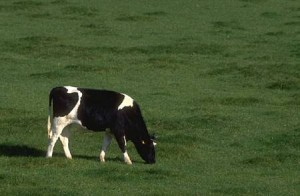
#> input picture data/cow.jpg, 300 x 196 px
$ python EM-Segmentation.py
#> lines starting #> are read from the running program, lines starting #| are printed output that depends on the picture; after the words box and inside, x2 and y2 are one past the last pixel; in counts of white or black regions, pixels touching at a corner belong together
import numpy as np
from scipy.stats import multivariate_normal
from sklearn.cluster import KMeans
import cv2
np.random.seed(0)

def EM_Segmentation(data, parameters, epsilon):
    mean_1 = parameters['mean_1']
    mean_2 = parameters['mean_2']
    covariance_1 = parameters['covariance_1']
    covariance_2 = parameters['covariance_2']
    mixing_coefficient_1 = parameters['mixing_coefficient_1']
    mixing_coefficient_2 = parameters['mixing_coefficient_2']
    # initialize loglikelihood
    N_1 = multivariate_normal.pdf(data, mean=mean_1, cov=covariance_1, allow_singular=True)
    N_2 = multivariate_normal.pdf(data, mean=mean_2, cov=covariance_2, allow_singular=True)
    sum_ = mixing_coefficient_1 * N_1 + mixing_coefficient_2 * N_2
    last_loglikelihood = sum(np.log(sum_))

    while(1):
        # Expectation Step
        N_1 = multivariate_normal.pdf(data, mean=mean_1, cov=covariance_1, allow_singular=True)
        N_2 = multivariate_normal.pdf(data, mean=mean_2, cov=covariance_2, allow_singular=True)
        sum_ = mixing_coefficient_1 * N_1 + mixing_coefficient_2 * N_2
        responsibility_1 = mixing_coefficient_1 * N_1 / sum_
        responsibility_2 = mixing_coefficient_2 * N_2 / sum_

        # Maximization Step
        mean_1 = np.sum(responsibility_1.reshape([-1,1]) * data, axis=0) / np.sum(responsibility_1)
        mean_2 = np.sum(responsibility_2.reshape([-1,1]) * data, axis=0) / np.sum(responsibility_2)
        covariance_1 = ((data - mean_1).T).dot((data - mean_1) * responsibility_1.reshape([-1,1])) / np.sum(responsibility_1)
        covariance_2 = ((data - mean_2).T).dot((data - mean_2) * responsibility_2.reshape([-1,1])) / np.sum(responsibility_2)
        mixing_coefficient_1 = np.sum(responsibility_1) / len(data)
        mixing_coefficient_2 = np.sum(responsibility_2) / len(data)

        # Evaluate
        N_1 = multivariate_normal.pdf(data, mean=mean_1, cov=covariance_1, allow_singular=True)
        N_2 = multivariate_normal.pdf(data, mean=mean_2, cov=covariance_2, allow_singular=True)
        sum_ = mixing_coefficient_1 * N_1 + mixing_coefficient_2 * N_2
        loglikelihood = sum(np.log(sum_))
        if (np.abs(loglikelihood - last_loglikelihood) < epsilon):
            break
        else:
            last_loglikelihood = loglikelihood

    parameters['mean_1'] = mean_1
    parameters['mean_2'] = mean_2
    parameters['covariance_1'] = covariance_1
    parameters['covariance_2'] = covariance_2
    parameters['mixing_coefficient_1'] = mixing_coefficient_1
    parameters['mixing_coefficient_2'] = mixing_coefficient_2

    return parameters

def segmentation(data, parameters):
    N_1 = multivariate_normal.pdf(data,
                                  mean=parameters['mean_1'],
                                  cov=parameters['covariance_1'],
                                  allow_singular=True)
    N_2 = multivariate_normal.pdf(data,
                                  mean=parameters['mean_2'],
                                  cov=parameters['covariance_2'],
                                  allow_singular=True)
    responsibility_1 = parameters['mixing_coefficient_1'] * N_1
    responsibility_2 = parameters['mixing_coefficient_2'] * N_2

    return responsibility_1 < responsibility_2

def writeToFile(data, indices, height, width):
    foreground_data = data.copy()
    background_data = data.copy()
    mask_data = data.copy()
    # assume the foreground' size is smaller than background's size
    if (sum(indices) > len(indices)/2.):
        fore_index = [not id for id in indices]
        back_index = indices.copy()
    else:
        back_index = [not id for id in indices]
        fore_index = indices.copy()

    background_data[fore_index] = 0.
    foreground_data[back_index] = 0.
    mask_data[fore_index] = 0.
    mask_data[back_index] = 255.

    print("start write foreground into image......")
    cv2.imwrite('data/foreground.jpg', foreground_data.reshape([height, width, -1]))
    print("succeed in saving foreground image into \"./data/foreground.jpg\"")

    print("start write background into image......")
    cv2.imwrite('data/background.jpg', background_data.reshape([height, width, -1]))
    print("succeed in saving background image into \"./data/background.jpg\"")

    print("start write mask into image......")
    cv2.imwrite('data/mask.jpg', mask_data.reshape([height, width, -1]))
    print("succeed in saving mask image into \"./data/mask.jpg\"")

def initParameters(data):
    kmeans = KMeans(n_clusters=2, random_state=0).fit(data)
    clusters = kmeans.labels_
    centroids = kmeans.cluster_centers_
    parameters = {}
    parameters['mean_1'] = centroids[0]
    parameters['mean_2'] = centroids[1]
    parameters['covariance_1'] = np.cov(data[clusters == 0].transpose())
    parameters['covariance_2'] = np.cov(data[clusters == 1].transpose())
    parameters['mixing_coefficient_1'] = 0.4
    parameters['mixing_coefficient_2'] = 0.6
    return parameters

def Process(data):
    height = data.shape[0]
    width = data.shape[1]
    data = data.reshape([-1, 3])
    init_parameters = initParameters(data)
    final_parameters = EM_Segmentation(data, init_parameters, epsilon=1e-4)
    indices = segmentation(data, final_parameters)
    writeToFile(data, indices, height, width)

if __name__ == "__main__":
    image = cv2.imread("data/cow.jpg", cv2.IMREAD_COLOR)
#> image is the input picture: shape (196, 300, 3); mean B, G, R 47.4, 84.9, 68
    print("image is loaded.")
    Process(image)
#> in initParameters, `centroids = kmeans.cluster_centers_`: centroids = [[45.21, 82.93, 65.69], [183.8, 207.6, 214]]
#> in Process, `init_parameters = initParameters(data)`: init_parameters = 6 items
#> in EM_Segmentation, `mean_1 = parameters['mean_1']`: mean_1 = [45.21, 82.93, 65.69]
#> in EM_Segmentation, `mean_2 = parameters['mean_2']`: mean_2 = [183.8, 207.6, 214]
#> in EM_Segmentation, `covariance_1 = parameters['covariance_1']`: covariance_1 = [[158.4, 216.7, 187.3], [216.7, 379.6, 296.3], [187.3, 296.3, 250.1]]
#> in EM_Segmentation, `covariance_2 = parameters['covariance_2']`: covariance_2 = [[1301.2, 1230.6, 1189.3], [1230.6, 1243.1, 1218.2], [1189.3, 1218.2, 1224.7]]
#> in EM_Segmentation, `mixing_coefficient_1 = parameters['mixing_coefficient_1']`: mixing_coefficient_1 = 0.4
#> in EM_Segmentation, `mixing_coefficient_2 = parameters['mixing_coefficient_2']`: mixing_coefficient_2 = 0.6
#> in EM_Segmentation, `last_loglikelihood = sum(np.log(sum_))`: last_loglikelihood = -642893.2
#> the loop in EM_Segmentation, `while(1):` made 18 passes
#> (mean_1, mean_2, mixing_coefficient_1, mixing_coefficient_2, loglikelihood, last_loglikelihood) on passes 1 to 8: ([44.93, 82.79, 65.39], [145.5, 168.1, 172.9], 0.976, 0.0243, -592125.1, -592125.1), ([45, 83.08, 65.51], [118.2, 138.2, 142.1], 0.968, 0.0325, -589124.7, -589124.7), ([45.68, 84.81, 66.66], [73.86, 85.74, 88.86], 0.94, 0.0602, -574292.9, -574292.9), ([46.63, 86.99, 68.21], [54.68, 63.88, 65.9], 0.908, 0.092, -546742, -546742), ([46.86, 87.51, 68.58], [51.78, 62.27, 63.07], 0.895, 0.105, -539305.4, -539305.4), ([46.93, 87.69, 68.68], [50.83, 62.88, 62.69], 0.886, 0.114, -537709.8, -537709.8), ([46.96, 87.75, 68.71], [50.4, 63.5, 62.78], 0.881, 0.119, -537414.3, -537414.3), ([46.99, 87.79, 68.72], [50.15, 63.81, 62.81], 0.878, 0.122, -537352.9, -537352.9)
#> (mean_1, mean_2, mixing_coefficient_1, mixing_coefficient_2, loglikelihood) on pass 18: ([47.02, 87.82, 68.74], [49.86, 64.1, 62.82], 0.876, 0.124, -537334.1)
#> in Process, `final_parameters = EM_Segmentation(data, init_parameters, epsilon=1e-4)`: final_parameters = 6 items
#> in writeToFile, `back_index = [not id for id in indices]`: back_index = 58800 items
#> in writeToFile, `cv2.imwrite('data/foreground.jpg', foreground_data.reshape([height, wi..`:
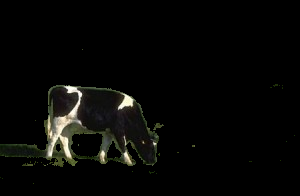
#> saved as foreground.jpg: shape (196, 300, 3); mean B, G, R 6.1, 7.8, 7.7
#> in writeToFile, `cv2.imwrite('data/background.jpg', background_data.reshape([height, wi..`:
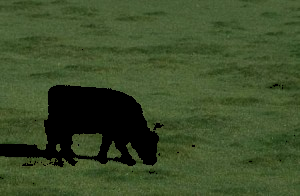
#> saved as background.jpg: shape (196, 300, 3); mean B, G, R 41.2, 77, 60.3
#> in writeToFile, `cv2.imwrite('data/mask.jpg', mask_data.reshape([height, width, -1]))`:
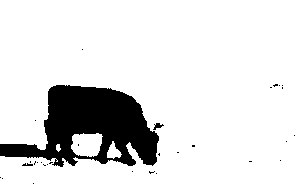
#> saved as mask.jpg: shape (196, 300, 3); 87.7% white; 31 black regions (28 under 20 px), largest, box (x1, y1, x2, y2) and area: (0, 85, 159, 167) 7087, (153, 123, 164, 130) 38, (22, 163, 33, 166) 22
